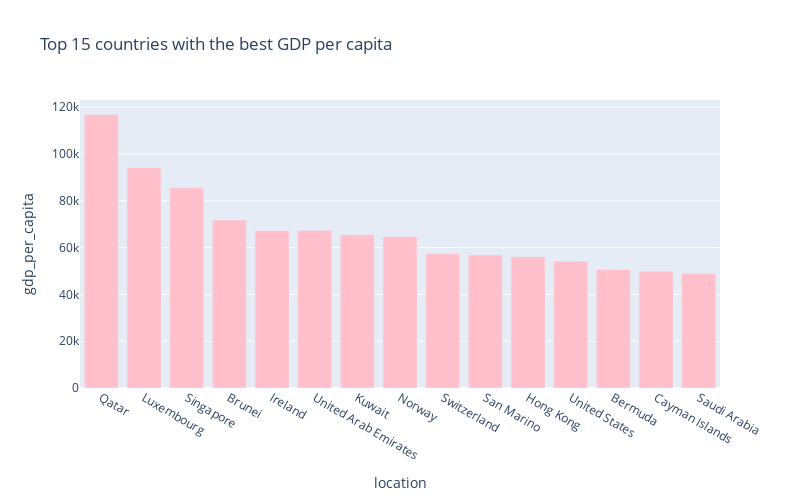

Notebook code cell kept with this figure:
### Code cell
px.bar(
    sorted_country_df.head(15),
    x = "location",
    y = "gdp_per_capita",
    title= "Top 15 countries with the best GDP per capita", # the axis names
    color_discrete_sequence=["pink"], 
    height=500,
    width=800
)

### Figure 1 — Plotly figure (JSON) as saved in the notebook; plotly's stock layout.template omitted (floating-point values rounded to 4 significant figures)
{"data": [{"alignmentgroup": "True", "hovertemplate": "location=%{x}<br>gdp_per_capita=%{y}<extra></extra>", "legendgroup": "", "marker": {"color": "pink"}, "name": "", "offsetgroup": "", "orientation": "v", "showlegend": false, "textposition": "auto", "type": "bar", "x": ["Qatar", "Luxembourg", "Singapore", "Brunei", "Ireland", "United Arab Emirates", "Kuwait", "Norway", "Switzerland", "San Marino", "Hong Kong", "United States", "Bermuda", "Cayman Islands", "Saudi Arabia"], "xaxis": "x", "y": [116900.0, 94280.0, 85540.0, 71810.0, 67340.0, 67290.0, 65530.0, 64800.0, 57410.0, 56860.0, 56050.0, 54230.0, 50670.0, 49900.0, 49050.0], "yaxis": "y"}], "layout": {"barmode": "relative", "height": 500, "legend": {"tracegroupgap": 0}, "title": {"text": "Top 15 countries with the best GDP per capita"}, "width": 800, "xaxis": {"anchor": "y", "domain": [0, 1], "title": {"text": "location"}}, "yaxis": {"anchor": "x", "domain": [0, 1], "title": {"text": "gdp_per_capita"}}}}
